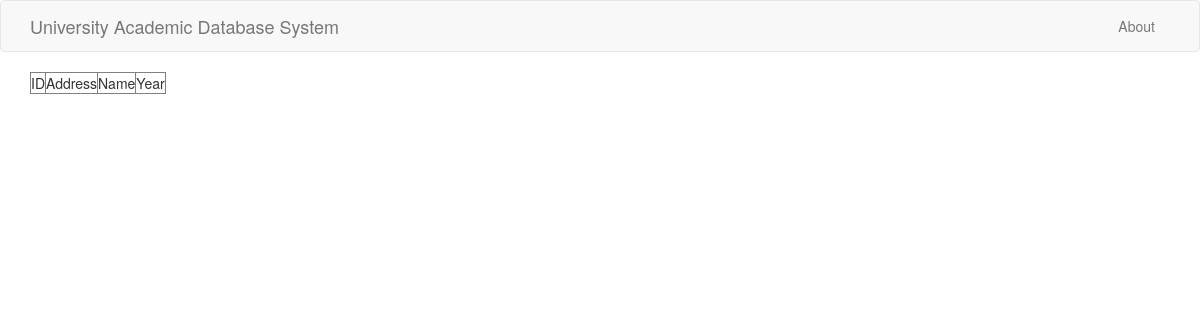
Before: /students with the older database file.
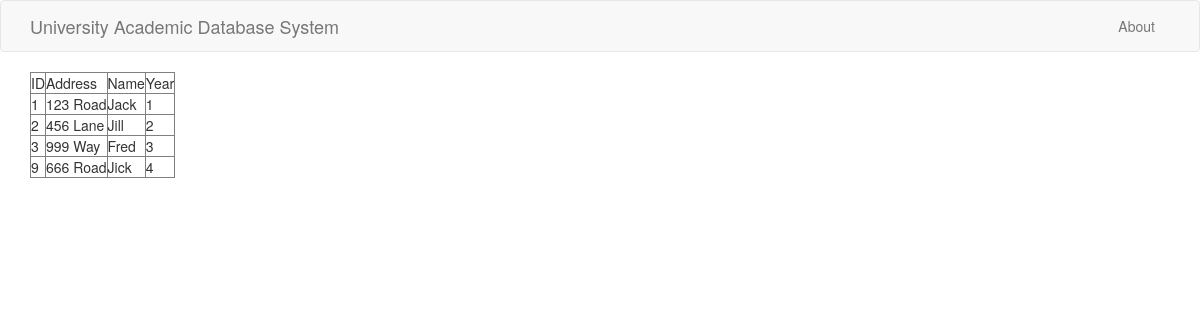
After: the same page with the newer database file.
### tables this page shows
CREATE TABLE Student(    ID INTEGER PRIMARY KEY,    Address VARCHAR(100),    Name VARCHAR(30),    Year INTEGER);

### webpage.py (the view)
@app.route('/students')
def students():
    db = sql.connect('data.db')
    db.row_factory = sql.Row
    curr = db.cursor()
    curr.execute("Select * from Student")
    rows = curr.fetchall();
    return render_template("students.html", rows = rows)

### templates/students.html
{% extends 'layout.html' %}
{% block body %}
      <table border = 1>
         <thead>
            <td>ID</td>
            <td>Address</td>
            <td>Name</td>
            <td>Year</td>
         </thead>
         {% for row in rows %}
            <tr>
               <td>{{row["ID"]}}</td>
               <td>{{row["Address"]}}</td>
               <td>{{row["Name"]}}</td>
               <td>{{row["Year"]}}</td>
            </tr>
         {% endfor %}
      </table>
{% endblock %}

Changed rows visible on the page:
added Student: ID "1", Address "123 Road", Name "Jack", Year "1"
added Student: ID "2", Address "456 Lane", Name "Jill", Year "2"
added Student: ID "3", Address "999 Way", Name "Fred", Year "3"
added Student: ID "9", Address "666 Road", Name "Jick", Year "4"
